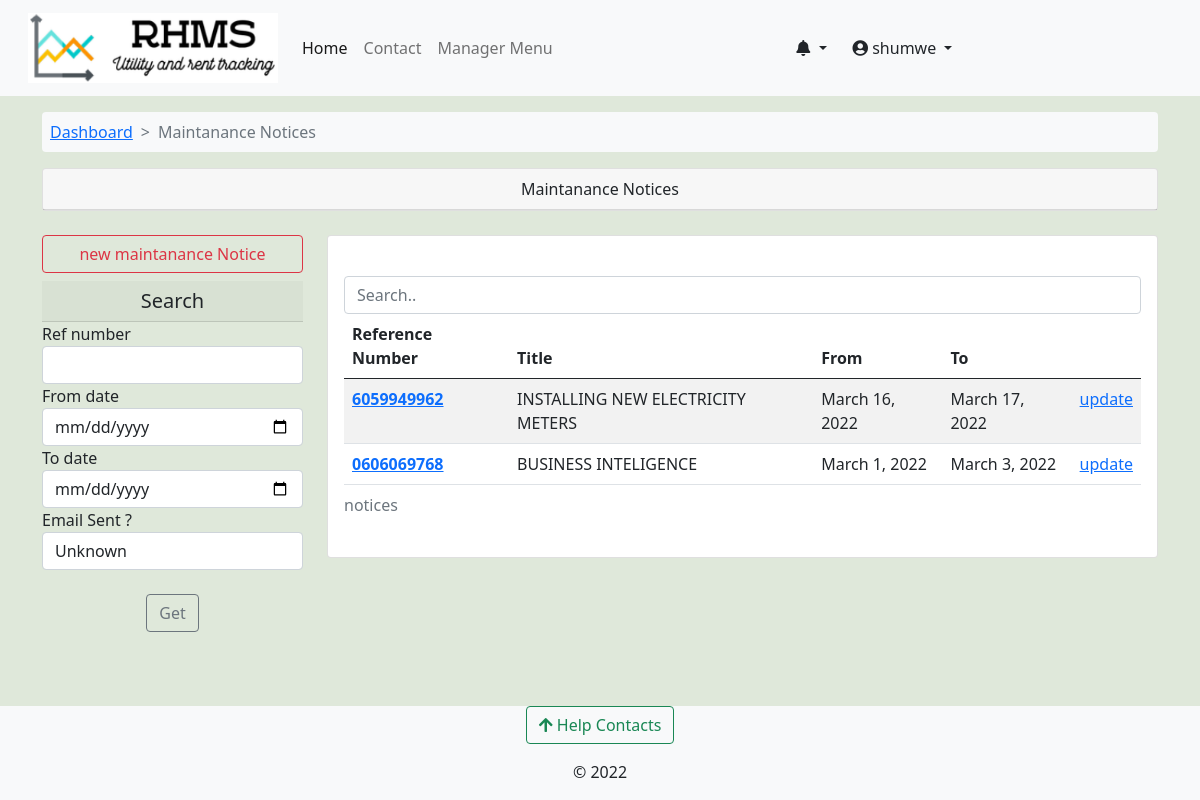
The page /maintanance_notices/niagra-bumnsd-sd-djks/ (signed in) on the database its author committed.
### accounts/models.py (models this page shows, shortened)
class User(AbstractUser):
    avatar = models.ImageField(upload_to=get_avatar_path, default='no-avatar.png')
    is_verified = models.BooleanField(default=False)
    is_tenant = models.BooleanField(default=False)
    is_manager = models.BooleanField(default=False)

### rental_property/models.py (models this page shows, shortened)
class MaintananceNotice(models.Model):
    NOTICE_STATUS_CHOICES = [
        ('Not Started', 'Not Yet Started'),
        ('In Progress', 'In progress'),
        ('Completed', 'Completed'),
    ]
    notice_by = models.ForeignKey(Managers, on_delete=models.DO_NOTHING)
    ref_number = models.CharField(max_length=15,unique=True, null=True, blank=True)
    building = models.ForeignKey(Building, on_delete=models.DO_NOTHING)
    title = models.CharField(max_length=100)
    message = models.TextField()
    from_date = models.DateTimeField()
    to_date = models.DateTimeField()
    created = models.DateTimeField(default=datetime.now)
    updated = models.DateTimeField(auto_now=True)
    maintanance_status = models.CharField(max_length=20,choices=NOTICE_STATUS_CHOICES,default='Not Started')
    send_email = models.BooleanField(default=False)

### rental_property/views.py (the view)
# urls.py: path('maintanance_notices/<slug:building_slug>/', views.maintanance_notices, name='maintanance_notices'),
@login_required
@user_passes_test(lambda user: user.is_manager==True, login_url='profile')
def maintanance_notices(request, building_slug):
    building = Building.objects.get(slug=building_slug)
    m_notices = MaintananceNotice.objects.filter(building=building).order_by('-created')
    m_notices_filters = MaintananceNoticeFilter(request.GET, queryset=m_notices)
    context = {'building':building,'notices': m_notices_filters,}
    return render(request, 'rental_property/maintanance_notices.html', context)

### accounts/context_processors.py (called while the page is built)
def get_notifications(request):
    user = request.user
    if user.is_authenticated:
        notifications = UserNotifications.objects.filter(
            user_id=user).order_by('-created')[:7]
        return dict(notifications=notifications)
    else:
        return {'false': False}

### complaints/context_processors.py (called while the page is built)
def get_contacts(request):
    user = request.user
    if user.is_authenticated:
        if user.is_tenant:
            tenant = Tenants.objects.get(associated_account=user)
            building = Building.objects.get(id=tenant.rented_unit.building_id)
            contacts = HelpContacts.objects.filter(associated_building=building)
            return dict(contacts=contacts)
        elif user.is_manager:
            contacts = HelpContacts.objects.all()
            return dict(contacts=contacts)
        else:
            contacts = HelpContacts.objects.filter(make_publicly_available=True)
            return dict(contacts=contacts)
    else:
        contacts = HelpContacts.objects.filter(make_publicly_available=True)
        return dict(contacts=contacts)

### rental_property/context_processors.py (called while the page is built)
def my_managed_buildings(request):
    user_instance = request.user
    if user_instance.is_authenticated:
        manager_instance = Managers.objects.filter(associated_account=user_instance)[:1]
        managed_buildings = Building.objects.filter(manager=manager_instance)
        return dict(managed_buildings=managed_buildings)
    else:
        return {'False': False,}

### rental_property/templates/rental_property/maintanance_notices.html (shortened to what this page needs)
{% extends 'base.html' %}
{% load crispy_forms_tags %}
{% load humanize %}
{% block content %}
<nav class="container mt-3">
  <ol class="breadcrumb bg-light p-2 rounded-2">
    <li class="breadcrumb-item"><a href="{% url 'building-dashboard' building.slug %}">Dashboard</a></li>
    <li class="breadcrumb-item active">Maintanance Notices</li>
  </ol>
</nav>
<div class="container">
<section class="row justify-content-center">
    <div class="container">
      <div class="container card p-0 mb-4">
        <div class="card-header text-center w-100">
          Maintanance Notices
        </div>
      </div>
      <div class="row">
        <div class="col-sm-3">
          <div class="mb-2 d-grid gap-2">
            <a class="btn btn-outline-danger" title="click to add maintanance notice" href="{% url 'property_maintanance_notice' building.slug %}"> new maintanance Notice </a>
          </div>
            <h5 class="text-center card-header"> Search </h5>
          <form method='get'>
              {{notices.form|crispy }}
              <br>
                  <div class="form-group text-center">
                      <button class="btn btn-outline-secondary" type="submit">Get</button>
                  </div>
          </form>
        </div>
        <div class="col-sm-9">
          <div class="row">
            <div class="col-sm-12">
              <div class="card card-body">
                <input class="form-control" id="myInput" type="text" placeholder="Search..">
                <div class="table-responsive">
                <table class="table table-striped table-hover">
                  <caption> notices </caption>
                    <thead>
                      <tr>
                        <th scope="col">Reference Number</th>
                        <th scope="col"> Title </th>
                        <th scope="col"> From </th>
                        <th scope="col">To</th>
                        <th scope="col"></th>
                      </tr>
                    </thead>
                    <tbody id='ourTable'>
                        {% for notice in notices.qs %}
                      <tr>
                        <th scope="row"><a title="view in pdf" href="{% url 'view_maintanance_notice_pdf' building.slug notice.ref_number %}">
                          {{ notice.ref_number }}</a></th>
                        <td>{{ notice.title }}</td>
                        <td>{{ notice.from_date|naturalday}} </td>
                        <td> {{notice.to_date|naturalday}}</td>
                        <td><a href="{% url 'update_maintanance_notice' building.slug notice.ref_number %}">update</a></td>
                      </tr>
                      {% endfor %}
                    </tbody>
                </table>
                </div>
              </div>
            </div>
          </div>
        </div>
      </div>
    </div>
  </div>
{% endblock %}

### templates/base.html (shortened to what this page needs)
<!doctype html>
<html lang="en">
  {% load static %}
  {% load i18n %}
  <head>
    {% load pwa %}
    <link href="https://cdn.jsdelivr.net/npm/bootstrap@5.0.2/dist/css/bootstrap.min.css" rel="stylesheet">
    <link type="text/css" href="{% static 'css/main.css' %}" rel="stylesheet">
    <link rel="stylesheet" href="https://cdnjs.cloudflare.com/ajax/libs/font-awesome/4.7.0/css/font-awesome.min.css">
    <link rel="stylesheet" href="https://pro.fontawesome.com/releases/v5.11.2/css/all.css">
  </head>
  <body class="d-flex flex-column min-vh-100" style="background-color: #dfe8da;">
    <nav class="navbar navbar-expand-lg navbar-light bg-light" aria-label="main-nav">
        <div class="container-fluid">
          <a class="navbar-brand align" href="{% url 'operational-buildings' %}">
                <div class="d-flex">
                    <div class="ms-3 d-flex flex-column">
                      <img src="{% static 'img/rhms_logo2.png' %}" alt="logo" width="250" height="70"/>
                    </div>
                </div>
            </a>
            <div class="collapse navbar-collapse" id="mynav">
                <ul class="navbar-nav mb-lg-0">
                    <li class="nav-item"> <a class="nav-link active" aria-current="page" href="{% url 'operational-buildings' %}">Home</a> </li>
                    <li class="nav-item"> <a class="nav-link" aria-current="page" href="{% url 'core:contact' %}">Contact</a> </li>
                    {% if user.is_manager %}
                    <li class="nav-item"> <a class="nav-link" data-bs-toggle="offcanvas" href="#hrmsCanvas" role="button" aria-controls="hrmsCanvas">Manager Menu</a> </li>
                    {% endif %}
                </ul>
                </div>
                {% if request.user.is_authenticated %}
                <div class="collapse navbar-collapse" id="mynav">
                  <div class="dropdown">
                    <a href="#" class="btn dropdown-toggle" type="button" id="messagesDrop" data-bs-toggle="dropdown" aria-haspopup="true" aria-expanded="false">
                      <em class="fas fa-bell"></em>
                    </a>
                      {% load humanize %}
                  </div>
                <div class="collapse navbar-collapse" id="mynav">
                  <div class="dropdown">
                    <a href="#" class="btn dropdown-toggle" type="button" id="dropdownMenuButton" data-bs-toggle="dropdown" aria-haspopup="true" aria-expanded="false">
                      <em class="fas fa-user-circle"></em> {{ request.user.username }}
                    </a>
                  </div>
                </div>
                {% endif %}
            </div>
    </nav>
    {% block content %}	{% endblock content%}
    <footer class="mt-auto bg-light">
      <div class="mb-3 text-center">
      <button class="btn btn-outline-success" type="button" data-bs-toggle="offcanvas" data-bs-target="#contactsOffcanvas" aria-controls="contactsOffcanvas"><em class="fas fa-arrow-upfas fa-arrow-up"></em> Help Contacts</button>
      </div>
      <div>
        <p class="text-center ">&copy; 2022</p>
  </footer>
  </body>
</html>

### static/css/main.css (style rules this page uses)
:root { --header-height: 3rem; --nav-width: 68px; --first-color-light: #AFA5D9; --white-color: #F7F6FB; --body-font: 'Nunito', sans-serif; --normal-font-size: 1rem; --z-fixed: 100 }
.breadcrumb-item + .breadcrumb-item::before { content: ">"; }

### rows shown on the page
User: user.username "shumwe"
MaintananceNotice: ref_number "6059949962", title "INSTALLING NEW ELECTRICITY METERS", from_date "March 16, 2022", to_date "March 17, 2022"
MaintananceNotice: ref_number "0606069768", title "BUSINESS INTELIGENCE", from_date "March 1, 2022", to_date "March 3, 2022"
